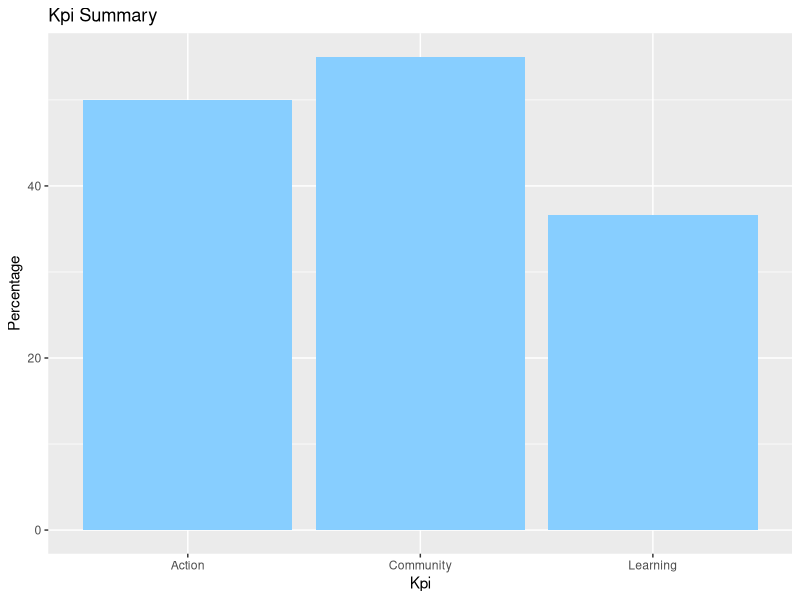

Write the R code that produced this figure.
## ---- chunk 1
library('readxl')
library(tidyverse)
library(stringr)


library('readxl')
library(tidyverse)
library(stringr)

data <- read_excel("post-event_responses_v2.xlsx")

# Check point
class(data)
names(data)


# Function to clean data : { remove unnecessary columns; rename columns }
preprocess <- function(data){
  df <- data[-c(1,12:22)] 
  colnames(df) <- c('first_activity','takeaway','use_hand2','use_lp','compost','drop_waste','contact_council','use_skills','env_habits','channel_preferred')
  return(df)
}

df <- preprocess(data) # Cleaned data 
clean_data <- df 

# Function to return percentage of people who responded yes/no to the question Is this your first waste education activity?
FA <- function(column){
  val <- table(column)
  return(val)
}
 
first_activity_table <- prop.table(FA(df$first_activity))
# first_activity_table

# Function to return KPI values for the question biggest takeaway 
count_takeaways <- function(column){
  action1 <- sum(str_count(column, "Changed my waste management habits"))
  learning1 <- sum(str_count(column, "Learnt more about behaviours I can change to reduce my waste"))
  community1 <- sum(str_count(column, "Had a fun time"))
  learning2 <- sum(str_count(column, "Became more aware about local groups advocating for waste reduction"))
  learning3 <- sum(str_count(column, "Learnt about complexity of recycling e.g. through Defy Design workshop activity"))
  community2 <- sum(str_count(column, "Connected with people and colleagues"))
  
  # Average counts
  action_count = action1  
  learning_count = (learning1 + learning2 + learning3) / 3
  community_count = (community1 + community2) / 2
  
  total_people = length(column)
  
  # Percentages 
  action_per = round((action_count/total_people) * 100,2)
  learning_per = round((learning_count/total_people) * 100,2)
  community_per = round((community_count/total_people) * 100,2)
  
   percentages <- matrix(c(action_per,learning_per,community_per),ncol=3,byrow = TRUE)
   colnames(percentages) <- c('Action','Learning','Community')
   rownames(percentages) <- c('Percentage')
   return(as.table(percentages))
}
 
biggest_takeaway_kpi_table <- count_takeaways(df$takeaway)

#Function to return count of people for each number on the scale 1-5 for environmental habits 
env_habits_scale <- function(column){
  val <- table(column)
  return (val)
} 

env_habits_table <- prop.table(env_habits_scale(df$env_habits))

# Function for How would you prefer to find out about Seaside Scavenge events?
channel <- function(column){
  val <- table(column)
  return(val)
}

preferred_channel_table <- prop.table(channel(df$channel_preferred))


# Function for Action kPI 
action_kpi <- function(df){
  uh2 <- table(df$use_hand2)
  ulp <- table(df$use_lp)
  cp <- table(df$compost)
  dw <- table(df$drop_waste)
  cc <- table(df$contact_council)
  us <- table(df$use_skills)
  
  doing_before_event <- (uh2[names(uh2)=='Doing before the event'] +
                        ulp[names(ulp)=='Doing before the event'] +
                        cp[names(cp)=='Doing before the event'] +
                        dw[names(dw)=='Doing before the event'] +
                        cc[names(cc)=='Doing before the event'] +
                        us[names(us)=='Doing before the event'] ) / 6
  
  doing_after_event <- (uh2[names(uh2)=='Started doing after the event'] +
                       ulp[names(ulp)=='Started doing after the event'] +
                       cp[names(cp)=='Started doing after the event'] +
                       dw[names(dw)=='Started doing after the event'] +
                       cc[names(cc)=='Started doing after the event'] +
                       us[names(us)=='Started doing after the event'] ) / 6
  
  likely_to_do <- (uh2[names(uh2)=='Likely to do in the next 3 months'] +
                  ulp[names(ulp)=='Likely to do in the next 3 months'] +
                  cp[names(cp)=='Likely to do in the next 3 months'] +
                  dw[names(dw)=='Likely to do in the next 3 months'] +
                  cc[names(cc)=='Likely to do in the next 3 months'] +
                  us[names(us)=='Likely to do in the next 3 months'] ) / 6
  
  unlikely_to_do <- (uh2[names(uh2)=='Unlikely to do in the next 3 months'] +
                    ulp[names(ulp)=='Unlikely to do in the next 3 months'] +
                    cp[names(cp)=='Unlikely to do in the next 3 months'] +
                    dw[names(dw)=='Unlikely to do in the next 3 months'] +
                    cc[names(cc)=='Unlikely to do in the next 3 months'] +
                    us[names(us)=='Unlikely to do in the next 3 months']) / 6
 
  total_people = nrow(df)
  
  # Percentages 
  doing_before_event_per = round((doing_before_event/total_people) * 100,2)
  doing_after_event_per = round((doing_after_event/total_people) * 100,2)
  likely_to_do_per = round((likely_to_do/total_people) * 100,2)
  unlikely_to_do_per = round((unlikely_to_do/total_people) * 100,2)
  
  percentages <- matrix(c(doing_before_event_per,doing_after_event_per,likely_to_do_per,unlikely_to_do_per),ncol=4,byrow = TRUE)
  colnames(percentages) <- c('Doing before event','Doing after event','Likely to do','Unlikely to do')
  rownames(percentages) <- c('Percentage')
  return(as.table(percentages))
} 

action_kpi_table <- action_kpi(df)

print(action_kpi_table)

print(biggest_takeaway_kpi_table)

data1 <- biggest_takeaway_kpi_table

## ---- chunk 2
#data <- read_excel("C:/Users/julia/OneDrive/Desktop/shiny-seaside/post-event_responses_v2.xlsx")

#print(action_kpi_table)

#print(biggest_takeaway_kpi_table)
## ---- chunk 3
PostEventPlot <- function(data) {
  df = data %>% t() %>% as.data.frame.matrix() %>% rownames_to_column(var = "KPI")
  title = paste("KPI Summary") %>% str_to_title()
  yaxislabel = paste("Percentage") %>% str_to_title()
  xaxislabel = paste("KPI")
   
  df %>% ggplot(aes(x = KPI, y = Percentage)) + 
    geom_bar(fill="skyblue1", stat = "identity") + 
    labs(y=str_to_title(yaxislabel), x = str_to_title(xaxislabel)) + 
    ggtitle(sub("_", " ", title))
}

PostEventPlot(data1)


